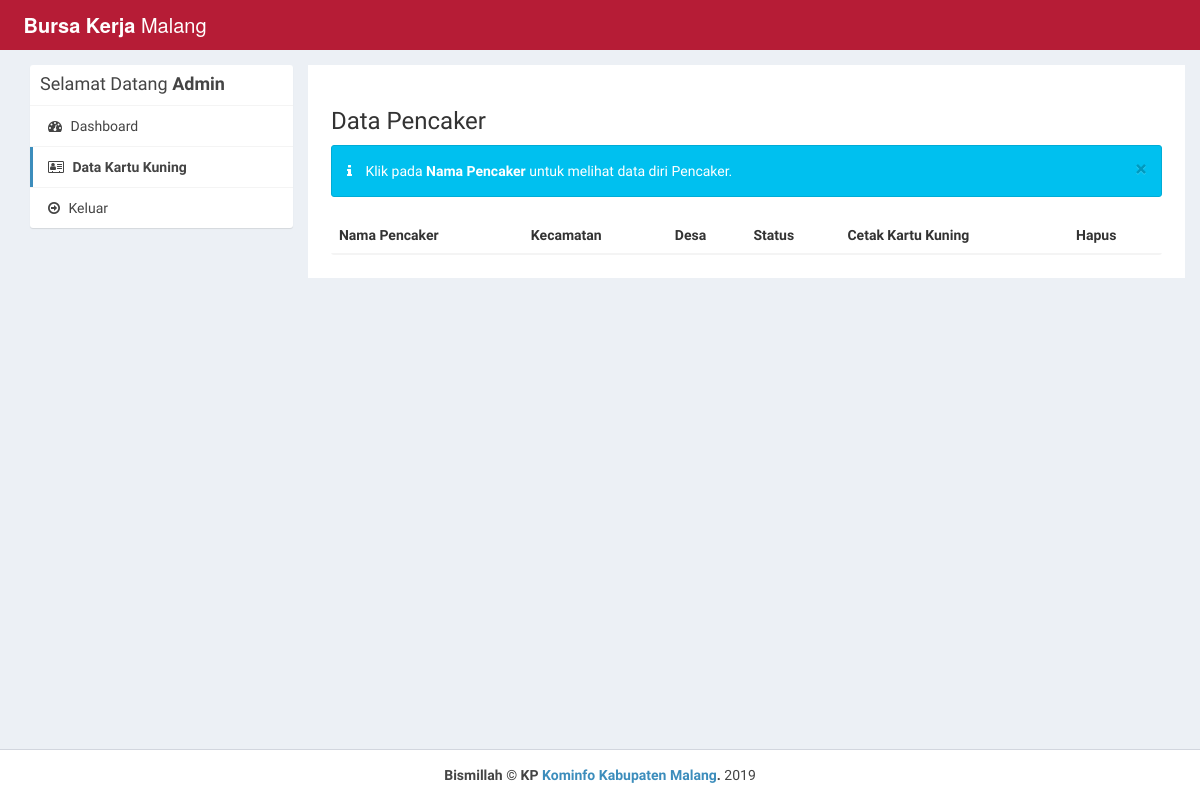
Before: /dashboard/admin_kec/list-pencaker.php (signed in) with the older database file.
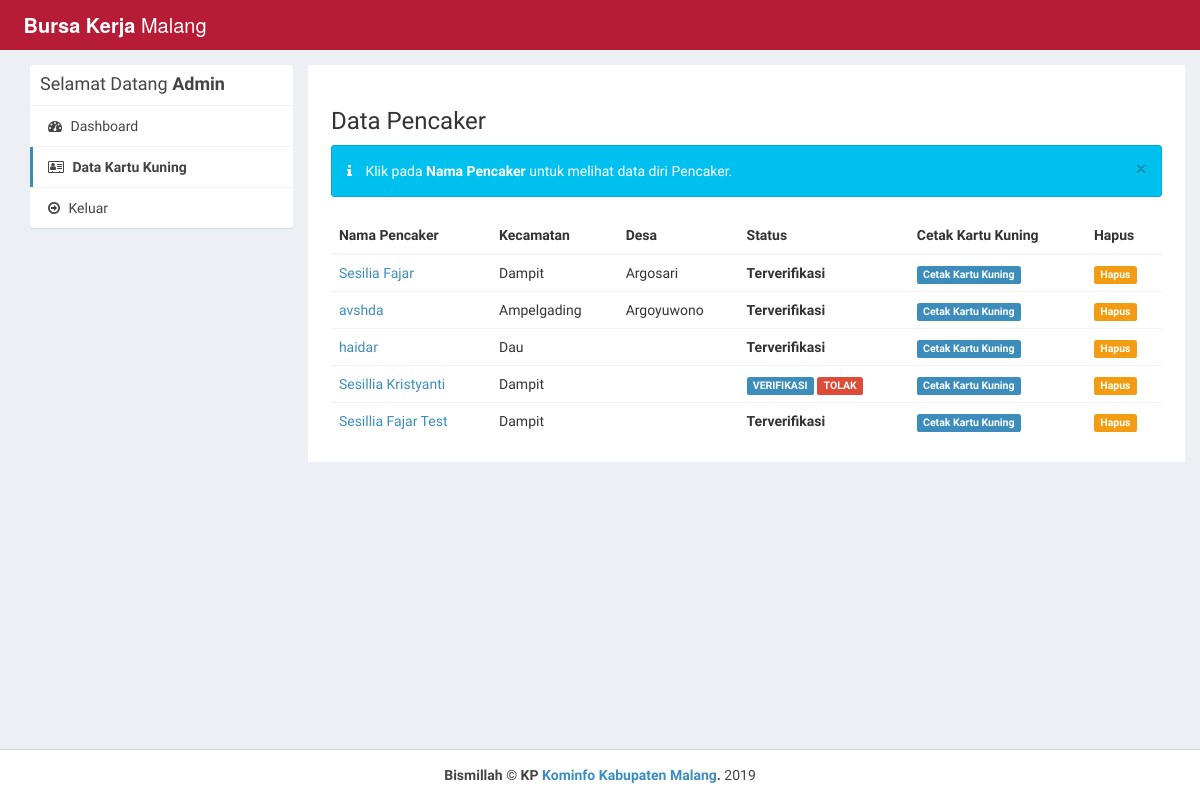
After: the same page with the newer database file.
### tables this page shows
CREATE TABLE `pencaker` (
  `id` int(11) NOT NULL,
  `nik` varchar(16) NOT NULL,
  `no_pendaftaran` varchar(4) NOT NULL,
  `tgl_pendaftaran` date NOT NULL,
  `nama` varchar(100) NOT NULL,
  `tanggal_lahir` date NOT NULL,
  `jenis_kelamin` varchar(10) NOT NULL,
  `kecamatan` varchar(50) NOT NULL,
  `alamat` text NOT NULL,
  `desa` varchar(50) NOT NULL,
  `agama` varchar(20) NOT NULL,
  `kewarganegaraan` varchar(20) NOT NULL,
  `tinggi_badan` int(3) NOT NULL,
  `berat_badan` int(3) NOT NULL,
  `cacat_badan` varchar(50) NOT NULL,
  `cacat_lainnya` varchar(50) NOT NULL,
  `status` varchar(50) NOT NULL,
  `penghasil` varchar(10) NOT NULL,
  `pd_formal` varchar(100) NOT NULL,
  `penyelenggara` varchar(100) NOT NULL,
  `lama` int(11) NOT NULL,
  `bahasa` varchar(50) NOT NULL,
  `kerja_sekarang` varchar(50) NOT NULL,
  `j_kerja_pokok` varchar(20) NOT NULL,
  `j_kerja_sampingan` varchar(20) NOT NULL,
  `kerja1` varchar(50) NOT NULL,
  `jabatan1` varchar(50) NOT NULL,
  `lama1` int(11) NOT NULL,
  `upah1` varchar(20) NOT NULL,
  `alasan1` varchar(50) NOT NULL,
  `usaha2` varchar(50) NOT NULL,
  `jabatan2` varchar(50) NOT NULL,
  `lama2` int(11) NOT NULL,
  `upah2` varchar(20) NOT NULL,
  `alasan2` varchar(50) NOT NULL,
  `ingin_jabatan` varchar(50) NOT NULL,
  `penempatan` varchar(50) NOT NULL,
  `bersedia_upah` int(11) NOT NULL,
  `ingin_upah` varchar(50) NOT NULL,
  `bersedia_waktu` varchar(100) NOT NULL,
  `keadaan` varchar(50) NOT NULL,
  `id_user` int(11) NOT NULL
);

### dashboard/admin_kec/list-pencaker.php (the view, shortened to what the changed rows need)
<?php
require_once("../../landingpage/db.php");
?>
<!DOCTYPE html>
<html>
<head>
  <link rel="stylesheet" href="../../css/style1.css">
  <link rel="stylesheet" href="https://cdnjs.cloudflare.com/ajax/libs/font-awesome/4.7.0/css/font-awesome.min.css">
  <link rel="stylesheet" href="https://cdnjs.cloudflare.com/ajax/libs/ionicons/2.0.1/css/ionicons.min.css">
  <link rel="stylesheet" href="../../css/style4.css">
  <link rel="stylesheet" href="../../css/AdminLTE.min.css">
  <link rel="stylesheet" href="../../css/_all-skins.min.css">
  <link rel="stylesheet" href="../../css/custom.css">
</head>
<body class="hold-transition skin-green sidebar-mini">
<div class="wrapper">
  <div class="content-wrapper" style="margin-left: 0px;">
    <section id="candidates" class="content-header">
      <div class="container">
        <div class="row">
          <div class="col-md-9 bg-white padding-2">
            <div class="row margin-top-20">
              <div class="col-md-12">
                <div class="box-body table-responsive no-padding">
                  <table id="example2" class="table table-hover">
                    <thead>
                      <th>Nama Pencaker</th>
                      <th>Kecamatan</th>
                      <th>Desa</th>
                      <th>Status</th>
                      <th>Cetak Kartu Kuning</th>
                      <th>Hapus</th>
                    </thead>
                    <tbody>
                      <?php
                       $sql = "SELECT pencaker.nama, pencaker.kecamatan, pencaker.desa, users.active, users.id_user FROM users JOIN pencaker ON users.id_user=pencaker.id_user ";
                            $result = $conn->query($sql);
                            if($result->num_rows > 0) {
                              while($row = $result->fetch_assoc())
                              {
                      ?>
                      <tr data-href="view-datapencaker.php?id=<?php echo $row['id_user']; ?>" style="cursor: pointer;">
                        <td><a href="view-datapencaker.php"><?php echo $row['nama']; ?></a></td>
                        <td><?php echo $row['kecamatan']; ?></td>
                        <td><?php echo $row['desa']; ?></td>
                        <td>
                        <?php
                          if($row['active'] == '1') {
                            echo '<strong>Terverifikasi</strong>';
                          } else if($row['active'] == '2') {
                            ?>
                           <a href="approve-user.php?id=<?php echo $row['id_user']; ?>"><span class="label label-primary">VERIFIKASI</span></a>&nbsp<a href="reject-user.php?id=<?php echo $row['id_user']; ?>"><span class="label label-danger">TOLAK</span></a>
                            <?php
                          } else if ($row['active'] == '3') {
                            ?>
                              <a href="approve-user.php?id=<?php echo $row['id_user']; ?>">Reactivate</a>
                            <?php
                          } else if($row['active'] == '0') {
                            echo 'Ditolak';
                          }
                        ?>
                        </td>
                        <td>
                          <a href="savepdf.php?id=<?php echo $row['id_user']; ?>"><span class="label label-primary">Cetak Kartu Kuning</span></a></td>
                        <td><a href="delete-user.php?id=<?php echo $row['id_user']; ?>"><span class="label label-warning">Hapus</span></a></td>
                      </tr>
                      <?php
                        }
                      }
                      ?>
                    </tbody>
                  </table>
                </div>
              </div>
            </div>
          </div>
        </div>
      </div>
    </section>
  </div>
</div>
</body>
</html>

Changed rows visible on the page:
added pencaker: nama "Sesilia Fajar", kecamatan "Dampit", desa "Argosari", shows "Terverifikasi"
added pencaker: nama "avshda", kecamatan "Ampelgading", desa "Argoyuwono", shows "Terverifikasi"
added pencaker: nama "haidar", kecamatan "Dau", shows "Terverifikasi"
added pencaker: nama "Sesillia Kristyanti", kecamatan "Dampit"
added pencaker: nama "Sesillia Fajar Test", kecamatan "Dampit", shows "Terverifikasi"
